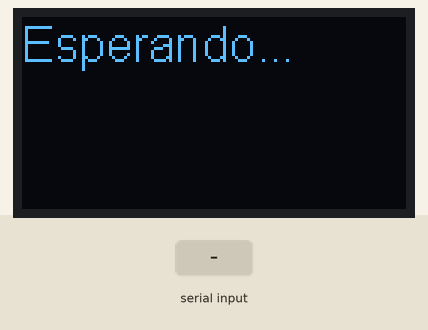
Recording of a sketch running on a simulated ESP32. Shown: 128×64 one-colour display. The test bench sets the inputs (shaded band).

Above: at 6.5 s.
6.6 s: "1\n" received over Serial
At 7.0 s:
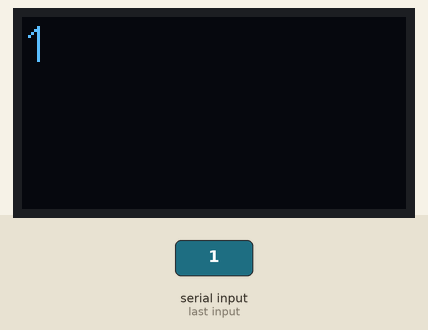
8.1 s: "0\n" received over Serial
At 9.3 s:
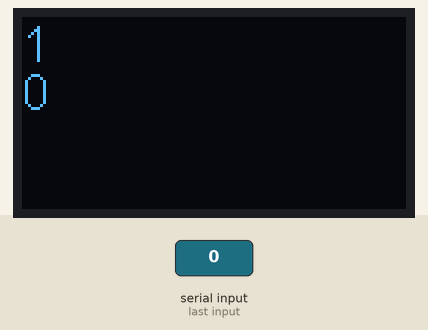
9.6 s: "2\n" received over Serial
At 10.5 s:
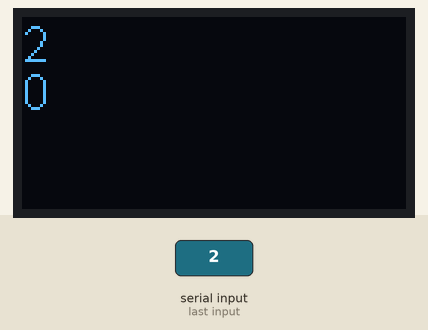
Timing chart, 0 to 12.6 s (numbered marks = the images above; inputs shaded):
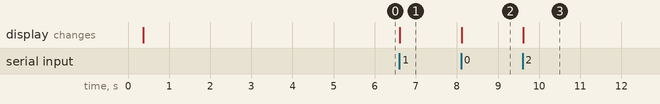

Measured:
- after the input at 6.6 s, the display: changes at once (image 1)
- after the input at 8.1 s, the display: changes at once (image 2)
- after the input at 9.6 s, the display: changes at once (image 3)

The sketch:

Oledserial.ino
```cpp
#include <Wire.h>
#include "heltec.h"

#define MAX_LINES 2
#define MAX_CHARS_PER_LINE 10

String lines[MAX_LINES]; // Buffer para almacenar las líneas de texto
int currentLine = 0; // Índice de la línea actual en el buffer
unsigned long lastUpdateTime = 0; // Tiempo de la última actualización del display
const unsigned long updateInterval = 500; // Intervalo de actualización en milisegundos (ajustar según sea necesario)

void setup() {
  Serial.begin(115200); // Inicializa el puerto serial a 115200 baudios
  Heltec.begin(true, true); // Inicializa el display OLED
  Heltec.display->init(); // Inicializa el display OLED
  Heltec.display->flipScreenVertically(); // Voltea la pantalla verticalmente (opcional)
  Heltec.display->setFont(ArialMT_Plain_16); // Establece la fuente del texto

  Heltec.display->clear(); // Limpia el contenido actual del display
  Heltec.display->drawString(0, 0, "Esperando..."); // Muestra un mensaje inicial
  Heltec.display->display(); // Muestra el mensaje en el display
  delay(5000); // Espera 5 segundos antes de continuar
}

void loop() {
  if (Serial.available() > 0) { // Verifica si hay datos disponibles en el puerto serial
    String data = Serial.readStringUntil('\n'); // Lee una línea de texto desde el puerto serial

    // Almacena la línea de texto en el buffer circular
    lines[currentLine] = data;
    currentLine = (currentLine + 1) % MAX_LINES;

    unsigned long currentTime = millis(); // Obtiene el tiempo actual en milisegundos
    // Verifica si ha pasado suficiente tiempo desde la última actualización
    if (currentTime - lastUpdateTime >= updateInterval) {
      updateDisplay(); // Actualiza el contenido del display
      lastUpdateTime = currentTime; // Actualiza el tiempo de la última actualización
    }
  }
}

void updateDisplay() {
  Heltec.display->clear(); // Borra el contenido actual del display
  // Muestra las líneas de texto almacenadas en el buffer en el display
  for (int i = 0; i < MAX_LINES; i++) {
    int y = i * 16; // Calcula la posición vertical de la línea en el display
    Heltec.display->drawString(0, y, lines[i]); // Dibuja la línea de texto en el display
  }
  Heltec.display->display(); // Muestra el contenido actualizado en el display
}
```
